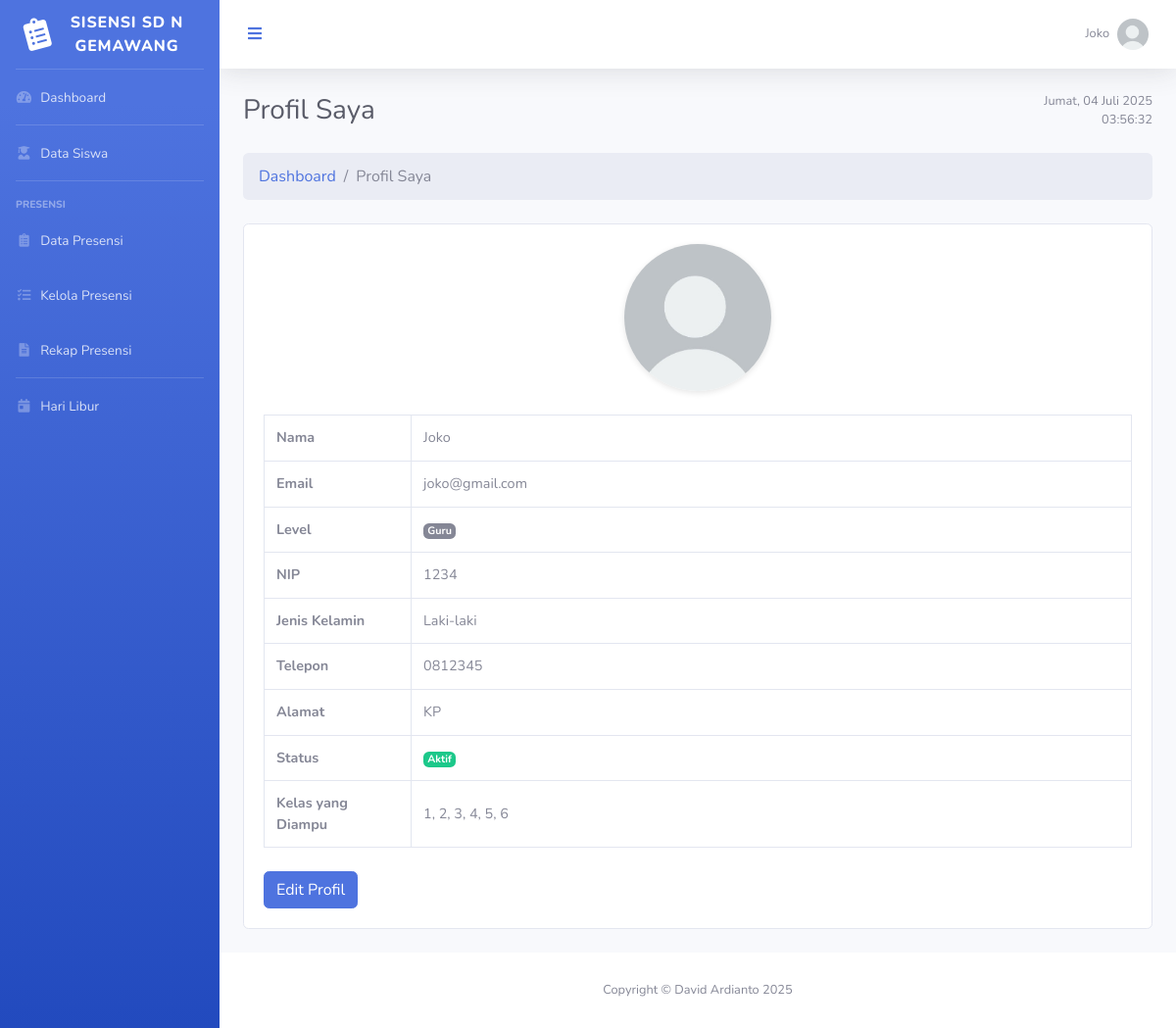
The app's page /profil_saya.php (signed in) with its own data.
### tables this page shows
CREATE TABLE `pengguna` (
  `id` int NOT NULL,
  `email` varchar(255) DEFAULT NULL,
  `password` varchar(255) DEFAULT NULL,
  `nama` varchar(100) DEFAULT NULL,
  `level` enum('Admin','Guru') DEFAULT NULL,
  `foto_profil` varchar(255) DEFAULT NULL,
  `status` enum('Aktif','Nonaktif') DEFAULT 'Aktif'
);

CREATE TABLE `guru` (
  `id` int NOT NULL,
  `pengguna_id` int DEFAULT NULL,
  `nip` varchar(50) DEFAULT NULL,
  `jenis_kelamin` enum('L','P') DEFAULT NULL,
  `telepon` varchar(50) DEFAULT NULL,
  `alamat` varchar(255) DEFAULT NULL,
  `status` enum('Aktif','Nonaktif') DEFAULT 'Aktif'
);

### profil_saya.php (the view, shortened to what this page needs)
<?php
require_once 'koneksi.php';
$foto_default = 'img/default_image.jpg';
$id_user = $_SESSION['session_id'];
$queryUser = mysqli_query($conn, "SELECT * FROM pengguna WHERE id = '$id_user'");
$dataUser = mysqli_fetch_assoc($queryUser);
$dataGuru = [];
if ($dataUser['level'] === 'Guru') {
    $queryGuru = mysqli_query($conn, "SELECT * FROM guru WHERE pengguna_id = '$id_user'");
    $dataGuru = mysqli_fetch_assoc($queryGuru);
}
include 'header.php';
include 'sidebar.php';
include 'topbar.php';
?>
<div class="container-fluid">
    <?php if (!isset($_GET['edit'])): ?>
    <div class="d-sm-flex align-items-center justify-content-between mb-4">
        <h1 class="h3 mb-0 text-gray-800">Profil Saya</h1>
        <div id="dateTimeDisplay" class="text-muted text-left text-sm-right mt-2 mt-sm-0 small"></div>
    </div>
    <div class="mb-4">
    <nav aria-label="breadcrumb">
        <ol class="breadcrumb">
        <li class="breadcrumb-item"><a href="index.php">Dashboard</a></li>
        <li class="breadcrumb-item active" aria-current="page">Profil Saya</li>
        </ol>
    </nav>
  </div>
    <div class="card mb-4">
        <div class="card-body">
            <div class="text-center mb-4">
                <div class="profile-pic-container">
                    <?php
                    $fotoProfilPath = "data/foto/foto_profil_pengguna/" . $dataUser['foto_profil'];
                    if (!empty($dataUser['foto_profil']) && file_exists($fotoProfilPath)):
                    ?>
                        <img src="<?= $fotoProfilPath; ?>" alt="Foto Profil" class="profile-pic">
                    <?php else: ?>
                        <img src="<?= $foto_default; ?>" alt="Foto Profil Default" class="profile-pic">
                    <?php endif; ?>
                </div>
            </div>
            <table id="profilTable" class="table table-bordered profil-table">
                <tr>
                    <th style="width: 150px;">Nama</th>
                    <td><?= htmlspecialchars($dataUser['nama']); ?></td>
                </tr>
                <tr>
                    <th>Email</th>
                    <td><?= htmlspecialchars($dataUser['email']); ?></td>
                </tr>
                <tr>
                    <th>Level</th>
                    <td>
                        <?php
                        echo ($dataUser['level'] === 'Admin')
                            ? '<span class="badge badge-primary">Admin</span>'
                            : '<span class="badge badge-secondary">Guru</span>';
                        ?>
                    </td>
                </tr>
                <?php if ($dataUser['level'] === 'Guru'): ?>
                <tr>
                    <th>NIP</th>
                    <td><?= htmlspecialchars($dataGuru['nip']); ?></td>
                </tr>
                <tr>
                    <th>Jenis Kelamin</th>
                    <td><?= ($dataGuru['jenis_kelamin'] == 'L' ? 'Laki-laki' : 'Perempuan'); ?></td>
                </tr>
                <tr>
                    <th>Telepon</th>
                    <td><?= htmlspecialchars($dataGuru['telepon']); ?></td>
                </tr>
                <tr>
                    <th>Alamat</th>
                    <td><?= htmlspecialchars($dataGuru['alamat']); ?></td>
                </tr>
                <tr>
                    <th>Status</th>
                    <td>
                        <?php
                        echo (strtolower($dataGuru['status']) === 'aktif')
                            ? '<span class="badge badge-success">Aktif</span>'
                            : '<span class="badge badge-danger">Nonaktif</span>';
                        ?>
                    </td>
                </tr>
                <tr>
                    <th>Kelas yang Diampu</th>
                    <td>
                        <?php
                        $kelasDiampu = [];
                        $guru_id = $dataGuru['id'];
                        $queryKelas = mysqli_query($conn, "SELECT * FROM kelas WHERE guru_id = '$guru_id'");
                        while ($row = mysqli_fetch_assoc($queryKelas)) {
                            $kelasDiampu[] = $row['nama_kelas'];
                        }
                        echo empty($kelasDiampu) ? '-' : htmlspecialchars(implode(', ', $kelasDiampu));
                        ?>
                    </td>
                </tr>
                <?php endif; ?>
            </table>
            <div class="mt-4">
                <a href="profil_saya.php?edit=1" class="btn btn-primary">Edit Profil</a>
            </div>
        </div>
    </div>
    <?php endif; ?>
</div>
</div>
<?php include 'footer.php'; ?>

### css/style.css (style rules this page uses)
.table th, .table td { font-size: 0.9rem; text-align: center !important; vertical-align: middle !important; }
.profil-table th, .profil-table td { text-align: left !important; }
table:not(.no-hover) td { position: relative; }
.profile-pic-container { position: relative; display: inline-block; cursor: pointer; }
.profile-pic { width: 150px; height: 150px; border-radius: 50%; object-fit: cover; box-shadow: 0 2px 6px rgba(0, 0, 0, 0.1); }

### records on screen
pengguna: nama "Joko", email "joko@gmail.com"
guru: nip "1234", telepon "0812345", alamat "KP"

### other values on screen
$nama_user "Joko"
implode(', ', $kelasDiampu) "1, 2, 3, 4, 5, 6"
